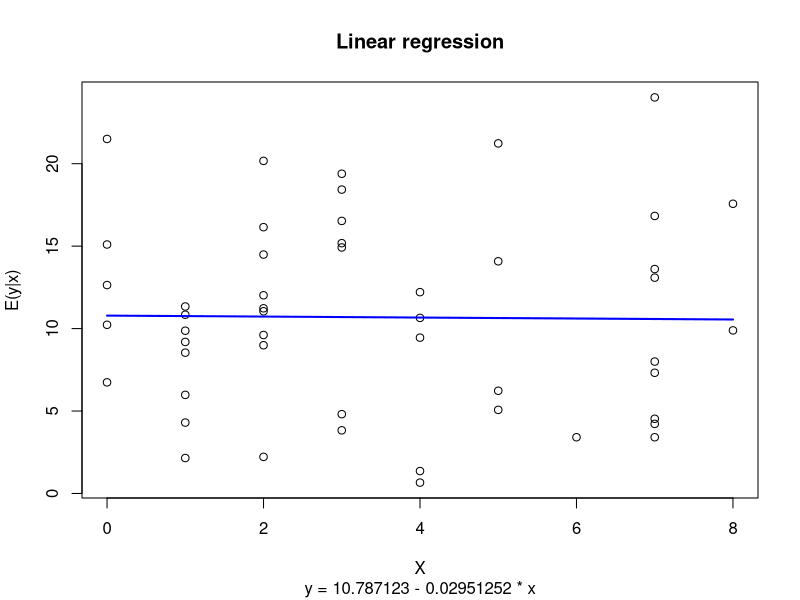
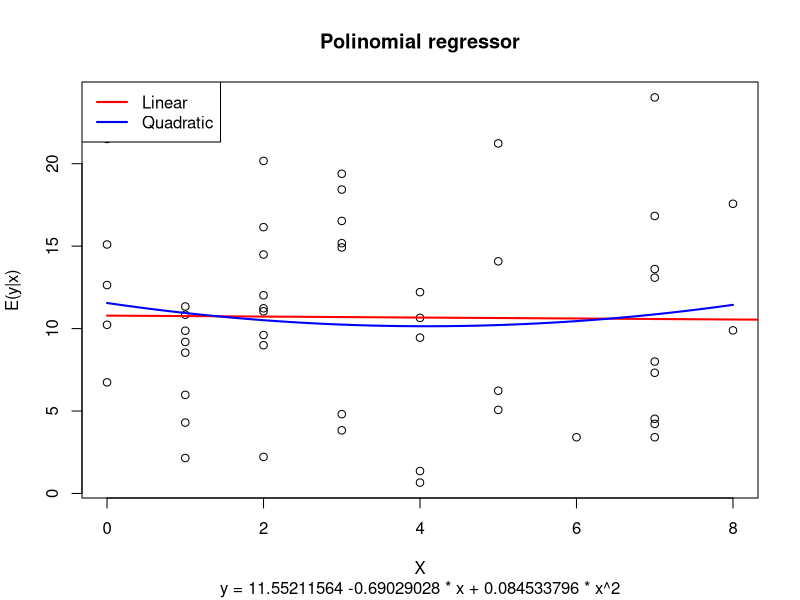
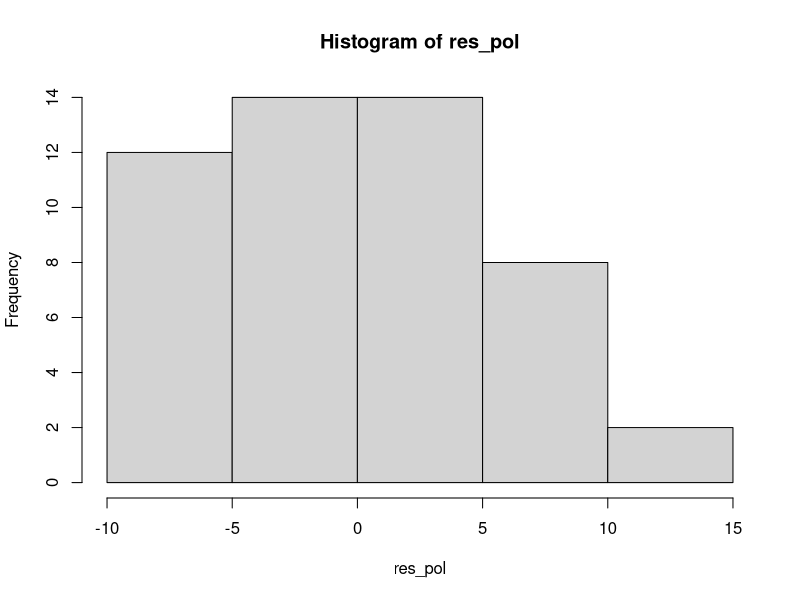
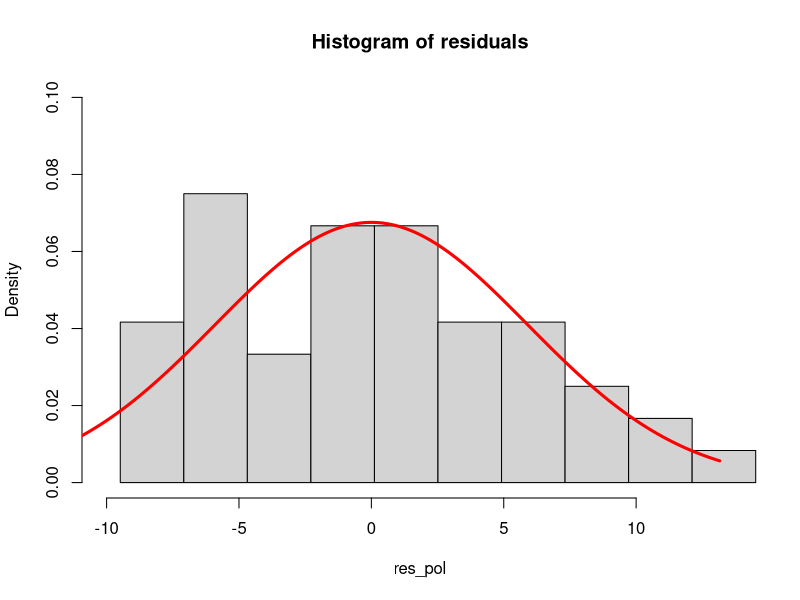
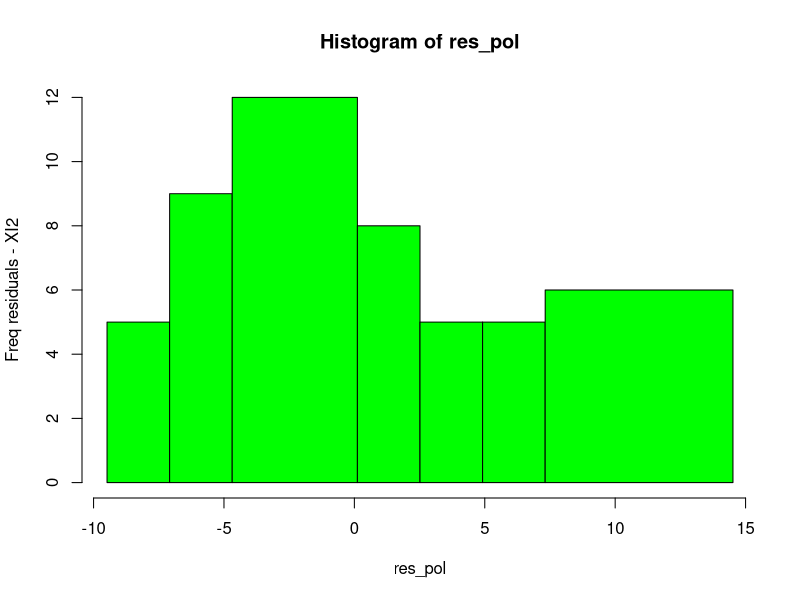

Reproduce these figures in R, in order.
#################################################################
#            HOMEWORK 03 - REGRESSION ANALYSIS                  #
#                       VARIANT N° 16                           #
#################################################################


# Get input data

dataset <- read.delim(file = "data_v16_idz3.txt", sep = "", dec = ".")
print("Input data: ")
data <- data.frame(n = dataset["n"], x = dataset["x"], y = dataset["y"])
print(data)

alpha <- 0.20
h <- 2.40

#                   ********** PROBLEM 01 - A *************

# 1.a - formulate linear regressor model y ~ x

print("\n=============================================================")
print("Problem 01 - A: Build lineal model (y = b1 + b2*x)")
print("===============================================================\n")

# number of samples
n <- length(data$y)

# coefficients of independent term
x0 <- array(1, dim = n)

# define extended matrix X and Y
X <- t(matrix(c(x0, data$x), nrow = n, ncol = 2))
Y <- as.matrix(data$y)

# calculate estimators: (X * Xt) * X * Y
S <- X %*% t(X)
S1 <- solve(S)
bhat <- S1 %*% X %*% Y
print("Estimators:")
print(paste("b1 = ", bhat[1], " || b2 = ", bhat[2]))

# 1.a - 1 build graphic results of the experiment
plot(data$x, data$y, main = "Linear regression", 
                    xlab = "X", ylab = "E(y|x)", cex = 1, 
                    sub = "y = 10.787123 - 0.02951252 * x")

# 1.a - 4 - build estimator line
x1 <- c(min(data$x), max(data$x))
y1 <- bhat[1] + bhat[2] * x1
points(x1, y1, "l", col = "blue", lwd = 2)

# 1.a - 5 - build estimator of variance
print("Estimators of error - lineal model")
res <- Y - t(X) %*% as.matrix(bhat)
SS <- sum(res^2)
s2 <- SS / (n - 2)
devs <- sqrt(s2)
print(paste("SSE = ", SS))
print(paste("sigma2_hat = ", s2))
print(paste("stand-dev = ", devs))

# other variant: use libraries

print("Using libraries of R")
q1 <- lsfit(data$x, data$y)
q <- lm(data$y ~ data$x)
qs <- summary(q)
print(qs)
print(paste("coeff = ", q$coefficients))
print(paste("res = ", sum(q$residuals^2) / (n - 2)))


#                   ********** PROBLEM 01 - B *************

# 1.b - build polinomial model with parameters (b1, b2, b3)

print("\n===================================================================")
print("Problem 01 - B: Build polinomial model (y = b1 + b2*x + b3 * x^2)")
print("=====================================================================\n")

# define the input data
n <- length(data$y)
x0 <- array(1, dim = n)
X <- t(matrix(c(x0, data$x, data$x^2), nrow = n, ncol = 3))
Y <- as.matrix(data$y)

# calculate estimators
S <- X %*% t(X)
S1 <- solve(S)
bhat2 <- S1 %*% X  %*% Y
plot(data$x, data$y, main = "Polinomial regressor", 
                xlab = "X", ylab = "E(y|x)", cex = 1, 
                sub = "y = 11.55211564 -0.69029028 * x + 0.084533796 * x^2")
# linear regressor
x1 <- c(min(data$x), max(data$y))
y1 <- bhat[1] + bhat[2] * x1

# polinomial regressor
x2 <- min(data$x) + c(0:1000) * (max(data$x) - min(data$x)) / 1000
y2 <- bhat2[1] + bhat2[2] * x2 + bhat2[3] * x2^2
print("Polinomial estimator")
print(paste("b1 = ", bhat2[1], " || b2 = ", bhat2[2], " || b3 = ", bhat2[3]))

# make graph
points(x1, y1, "l", col = "red", lwd = 2, cex = 2)
points(x2, y2, "l", col = "blue", lwd = 2, cex = 2)
legend("topleft", legend = c("Linear", "Quadratic"),
            col = c("red", "blue"), lwd = 2)

# calculate estimator of variance
print("Estimators of error - polinomial model")
res_pol <- Y - t(X) %*% as.matrix(bhat2)
SS_pol <- sum(res_pol^2)
s2_pol <- SS_pol / (n - 3)
devs_pol <- sqrt(s2_pol)
print(paste("SSE - polinomial = ", SS_pol))
print(paste("sigma2_hat - polinomial = ", s2_pol))
print(paste("stand-dev polinomial = ", devs_pol))


#                   ********** PROBLEM 01 - C *************

print("\n===========================================================")
print("Problem 01 - C: Proof of hypothesis Xi-2 for stand-dev")
print("=============================================================\n")

# build histogram of residuals
h0 <- hist(res_pol)

# build breaks
m1 <- min(res_pol)
m2 <- max(res_pol)
mm <- m2 - m1

# cut points
brk <- m1 + h * (c(0:ceiling(mm / h)))

# define final histogram of frequencies of residuals
hh <- hist(res_pol, breaks = brk, probability = TRUE,
                xlim = c(m1 - 0.5, m2 + 0.5), ylim = c(0, 0.1),
                main = "Histogram of residuals")

# define normal distribution of standard deviation
x3 <- (m1 - 5) + c(0:1000) * (m2 - m1 + 5) / 1000
y3 <- dnorm(x3, 0, devs_pol)
points(x3, y3, "l", col = "red", lwd = 3, cex = 2, xlim = c(m1 - 2, m2 + 2))

# print the breaks and frequencies
print("Breaks and frequencies - histogram of residuals")
print(hh$breaks)
print(hh$counts)

# make proof of confidence of standard-dev for Normal distribution for Xi2

# reformulate breaks: take intervals just with counts >=5

brk1 <- c(min(hh$breaks), -7.0834953, -4.6834953, 0.1165047,
                2.5165047, 4.9165047, 7.3165047, max(hh$breaks))
hh1 <- hist(res_pol, breaks = brk1, ylab = "Freq residuals - XI2", freq = TRUE,
                col = "green")

# prepare proof of hipothesis Xi2

lb <- length(brk1)
brk1[1] <- -Inf
brk1[lb] <- Inf
nu <- hh1$counts

print("new breaks: ")
print(brk1)
print("new frequencies: ")
print(hh1$counts)

# use function Xi2

csq0 <- function(s){
    if(s > 0){
        p <- pnorm(brk1[2:lb], 0, s) - pnorm(brk1[1:lb - 1], 0, s)
        return(sum((nu - n * p)^2 / n / p))
    }else{
        return(Inf)
    }
}

XM <- nlm(csq0, p = devs_pol)
print("some parameters: ")
print(XM)
csq.s <- nlm(csq0, p = devs_pol)$minimum
k <- length(brk1) - 1

# for hypothesis proof: Xi2_k-1-d, where d = 1
print("--- Parameters Xi-2 manually ---")
# best level of significance which can't reject H0
pv <- pchisq(csq.s, df = k - 2, lower.tail = FALSE)
print(paste("p-value = ", pv))
xal <- qchisq(p = 1 - alpha, df = k - 2)
print(paste("critical value x_alpha = ", xal))
print(paste("Xi-2 = ", csq.s))

#function phi for Xi-2 criteria
# phi(x) = { 0, if Xi2 <= x_al
#            1, if Xi2 > x_al
phi_xi <- as.numeric(csq.s > xal)

if(phi_xi == 0){
    print(paste(phi_xi, " ===> Acept H0, because ", csq.s, " <= ", xal))
}else{
    print(paste(phi_xi, " ===> Reject H0, because ", csq.s, " > ", xal))
}

# make proof xi2 using libraries => no es el mismo resultado vale el de arriba
print("--- Parameters Xi-2 with R-library ---")
pr <- pnorm(brk1[2:lb], 0, devs_pol) - pnorm(brk1[1:lb - 1], 0, devs_pol)
xi <- chisq.test(nu, p = pr)
print(xi)

#                   ********** PROBLEM 01 - D *************

print("\n===========================================================")
print("Problem 01 - D: build interval of confidence for b2 and b3")
print("=============================================================\n")

# not change the values of estimators b_hat
C <- diag(c(1, 1, 1))

# pshi = column matrix of estimators
# ph = (b1_hat, b2_hat, b3_hat)
ph <- bhat2

# term S1: (X * XT)^-1
S1 <- solve(S)

# estimator of variance b_pshi
# term V: result of diagonalization: b_pshi = CT * (X * XT)^-1 * C
V <- diag(S1)

xa <- qt(1 - alpha / 2, n - 3)
# standard deviation s2
s1 <- devs_pol
d <- xa * s1 * sqrt(V)

# definition of interval of confidence
# independent coeff: b1, linear: b2; quadratic: b3
CI <- data.frame(parameter = c("b1", "b2", "b3"), lw = ph - d, up = ph + d)
print("Interval of confidence: pshi = pshi_hat +/- xa * s * sqrt(b_pshi)")
print(CI)


#                   ********** PROBLEM 01 - E *************

print("\n===========================================================")
print("Problem 01 - E: Proof of linearity and independence")
print("=============================================================\n")

# proof of linearity
# -------------------
# H0 ==> linear: E(y) = b1 + b2 * x + b3 * x^2
# is linear if H0: b3 = 0 (hypothesis to build for linearity)

# parameter of F
FST1 <- bhat2[3]^2 / V[3] / s2_pol

# critical value x_alpha
xa2 <- qf(1 - alpha, 1, n - 3)

# p-value
pv.f <- pf(FST1, 1, n - 3, lower.tail = FALSE)

print("Proof of linearity")
print("---------------------")
print(paste("F = ", FST1))
print(paste("critical value x_alpha = ", xa2))
print(paste("p-value = ", pv.f))

# criterion F_beta3 and x_alpha

#function phi for F-sendecor
# phi(x) = { 0, if F <= x_al
#            1, if F > x_al
phi_fsendecor <- as.numeric(FST1 > xa2)

if(phi_fsendecor == 0){
    print(paste(phi_fsendecor, " ===> Acept H0, because ", FST1, " <= ", xa2))
}else{
    print(paste(phi_fsendecor, " ===> Reject H0, because ", FST1, " > ", xa2))
}

# with libraries ==> linear dependency
# prepare input variables
x <- data$x
x2 <- data$x^2
y <- data$y

q_lin <- lm(y ~ x + x2)
qs_lin <- summary(q_lin)
qa_lin <- anova(q_lin)
print("linearity with libraries")
print(qa_lin)

# using criterion for proof with p-value and alpha

#function phi2 for F-sendecor
# phi2(x) = { 0, if p-value > alpha
#             1, if p-value < alpha
phi2_fsendecor <- as.numeric(pv.f < alpha)

if(phi_fsendecor == 0){
    print(paste(phi2_fsendecor, " ===> Acept H0, because ",
                pv.f, " > ", alpha))
}else{
    print(paste(phi2_fsendecor, " ===> Reject H0, because ",
                pv.f, " <= ", alpha))
}


# proof of independency
# ----------------------

# H1: independence ==> E(y) = b1 + b2 * x + b3 * x^2
# is independent, if H1: b2 = b3 = 0

C <- matrix(c(0, 1, 0, 0, 0, 1), nrow = 3, ncol = 2)
B <- t(C) %*% S1 %*% C
psi_ind <- t(C) %*% bhat2

# parameter of F
FST2 <- t(psi_ind) %*% solve(B) %*% (psi_ind) / s2_pol / 2

# critical value x_alpha
xa3 <- qf(1 - alpha, 2, n - 3)

# p-value
pv.f2 <- pf(FST2, 2, n - 3, lower.tail = FALSE)

# print results
print("Proof of independency")
print("--------------------------")
print(paste("F2 = ", FST2))
print(paste("critical value x_alpha2 = ", xa3))
print(paste("p-value = ", pv.f2))

# criterion F_beta2_beta3 and x_alpha

#function phi for F-sendecor
# phi(x) = { 0, if F23 <= x_al
#            1, if F23 > x_al
phi_fsendecor2 <- as.numeric(FST2 > xa3)

if(phi_fsendecor2 == 0){
    print(paste(phi_fsendecor2, " ===> Acept H0, because ", FST2, " <= ", xa3))
}else{
    print(paste(phi_fsendecor2, " ===> Reject H0, because ", FST2, " > ", xa3))
}

# with libraries ==> independency
# prepare input variables
q_ind <- lm(y ~ 1)
qaa <- anova(q_ind, q_lin)
print("independence with libraries")
print(qaa)

# using criterion for proof with p-value and alpha

#function phi2 for F-sendecor
# phi2(x) = { 0, if p-value > alpha
#             1, if p-value < alpha
phi2_fsendecor2 <- as.numeric(pv.f2 < alpha)

if(phi2_fsendecor2 == 0){
    print(paste(phi2_fsendecor2, " ===> Acept H0, because ",
                pv.f2, " > ", alpha))
}else{
    print(paste(phi2_fsendecor2, " ===> Reject H0, because ",
                pv.f2, " <= ", alpha))
}


#                   ********** PROBLEM 01 - F *************

print("\n================================================")
print("Problem 01 - F: Use AIC and BIC")
print("==================================================\n")

x <- data$x
y <- data$y

m <- list(formula(y ~ 1), formula(y ~ x), formula(y ~ I(x) + I(x^2)))
aic <- NULL
bic <- NULL

tm <- length(m)

for(i in 1:tm){
    q <- lm(m[[i]])
    aic <- c(aic, AIC(q))
    bic <- c(bic, BIC(q))
}

inf.tab <- data.frame(Model = c("No effect", "lineal", "quadratic"), 
                        AIC = aic, BIC = bic)

# take the minimum ==> the best model in AIC
inf.tab$Model[inf.tab$AIC == min(inf.tab$AIC)]
print(paste("AIC-best: ", inf.tab$Model[inf.tab$AIC == min(inf.tab$AIC)]))
print("AIC-table: ")
print(inf.tab$AIC)

# take the minimum ==> the best model in BIC
inf.tab$Model[inf.tab$BIC == min(inf.tab$BIC)]
print(paste("BIC-best: ", inf.tab$Model[inf.tab$BIC == min(inf.tab$BIC)]))
print("BIC-table: ")
print(inf.tab$BIC)

